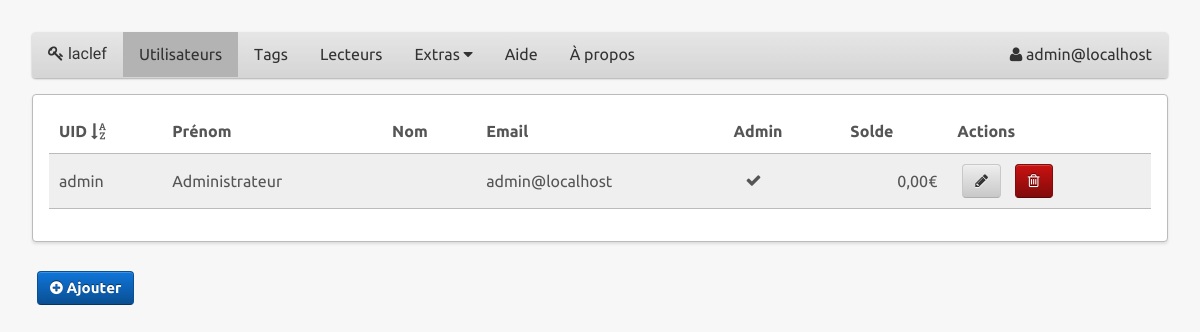
The page / (signed in) on the database its author committed.
### tables this page shows
CREATE TABLE IF NOT EXISTS `users` (
  `uid` varchar(32) NOT NULL,
  `firstname` varchar(32) DEFAULT NULL,
  `lastname` varchar(32) DEFAULT NULL,
  `email` varchar(64) DEFAULT NULL,
  `password` varchar(64) DEFAULT NULL,
  `admin` tinyint(1) NOT NULL DEFAULT '0',
  `locale` char(5) NOT NULL DEFAULT 'en_US',
  `balance` float NOT NULL,
  PRIMARY KEY (`uid`)
);

### models.php (called while the page is built, shortened)
<?php
  function open_database_connection() {
    include "settings.php";
    $link = mysqli_connect($host, $username, $password, $database);
    mysqli_query($link, "SET NAMES 'UTF8'");
    return $link;
  }
  function get_all_users()
  {
		$link = open_database_connection();
		$query = "SELECT * FROM users ORDER BY uid ASC";
		$users = array();
		if ($result = mysqli_query($link, $query)) {
			while ($row = mysqli_fetch_assoc($result)) {
				$row['tags'] = get_user_tags($row['uid']);
				$row['equipments'] = get_user_equipments($row['uid']);
				$users[] = $row;
			}
		}
    return $users;
  }
  function user_is_admin($uid) {
  		$link = open_database_connection();
  		$query = "SELECT * FROM users WHERE uid = '" . mysqli_real_escape_string($link, $uid) . "' AND admin = 1 LIMIT 1";
  		if ($result = mysqli_query($link, $query))
  			$user = mysqli_fetch_assoc($result);
    return $user;
  }
  function get_user_tags($uid) {
		$link = open_database_connection();
		$query = "SELECT uid, type FROM tags WHERE owner = '" . mysqli_real_escape_string($link, $uid) . "'";
		$tags = array();
		if ($result = mysqli_query($link, $query)) {
			while ($row = mysqli_fetch_assoc($result))
				$tags[] = $row;
			mysqli_free_result($result);
		}
    return $tags;
  }
  function get_user_equipments($uid) {
    $link = open_database_connection();
		$query = "SELECT * FROM equipments WHERE hirer = '" . mysqli_real_escape_string($link, $uid) . "'  ORDER BY name ASC";
		$equipments = array();
		if ($result = mysqli_query($link, $query)) {
			while ($row = mysqli_fetch_assoc($result))
				$equipments[] = $row;
		}
    return $equipments;
  }
?>

### templates/users.php (the view, shortened to what this page needs)
<section>
  <div class="box">
    <table class="ink-table alternating hover" data-page-size="10">
      <thead>
        <tr>
          <th class="content-left"><?php echo _('UID'); ?> <i class="icon-sort-by-alphabet"></i></th>
	    		<th class="content-left hide-small hide-medium"><?php echo _('Prénom'); ?></th>
	    		<th class="content-left hide-small hide-medium"><?php echo _('Nom'); ?></th>
	    		<th class="content-left hide-small hide-medium"><?php echo _('Email'); ?></th>
	    		<th class="content-left"><?php echo _('Admin'); ?></th>
	    		<th class="content-left hide-small hide-medium"><?php echo _('Solde'); ?></th>
	    		<th class="content-left"><?php echo _('Actions'); ?></th>
	    	</tr>
	    </thead>
			<tbody>
			  <?php foreach ($users as $user): ?>
			    <tr>
			      <td><?php echo $user['uid']; ?></td>
						<td class="hide-small hide-medium"><?php echo $user['firstname']; ?></td>
						<td class="hide-small hide-medium"><?php echo $user['lastname']; ?></td>
						<td class="hide-small hide-medium"><?php echo $user['email']; ?></td>
						<td><?php if($user['admin'] == 1) echo '<i class="icon-ok" style="margin-left:12px;"></i>'; ?></td>
						<td class="content-right hide-small hide-medium"><?php echo number_format($user['balance'], 2, ',', ' ') . '&euro;'; ?></td>
						<td>
							<a href="user?uid=<?php echo $user['uid']; ?>"><button class="ink-button"><i class="icon-pencil"></i></button></a>
							<a href="user/delete?uid=<?php echo $user['uid']; ?>"><button class="ink-button red"><i class="icon-trash"></i></button></a>
						</td>
			    </tr>
			  <?php endforeach; ?>
			</tbody>
    </table>
  </div>
</section>
<div>
  <button id="userModal" class="ink-button blue push-left"><i class="icon-plus-sign"></i> <?php echo _('Ajouter'); ?></button>
</div>
<?php $content = ob_get_clean() ?>
<?php include 'layout.php' ?>

### index.php (shortened to what this page needs)
<?php
  require_once 'models.php';
  require_once 'controllers.php';
  $uri = $_SERVER['REQUEST_URI'];
  if ('/' == $uri)
    home_action($_SESSION['uid']);
  elseif ('/login' == $uri)
    login_action();
  elseif ('/logout' == $uri)
    logout_action();
  elseif ('/signup' == $uri)
    signup_action();
  elseif ('/account' == $uri && isset($_SESSION['uid']))
    account_action($_SESSION['uid']);
  elseif ('/users' == substr($uri, 0, 6) && isset($_SESSION['uid']))
    list_users_action($_SESSION['uid']);
  elseif ('/user/delete' == substr($uri, 0, 12) && isset($_GET['uid']))
  		delete_user_action($_SESSION['uid'], $_GET['uid']);
  elseif ('/user' == substr($uri, 0, 5) && isset($_GET['uid']))
  		modify_user_action($_SESSION['uid'], $_GET['uid']);
  elseif ('/tags' == $uri && isset($_SESSION['uid']))
    list_tags_action($_SESSION['uid']);
  elseif ('/tag/delete' == substr($uri, 0, 11) && isset($_GET['uid']))
  		delete_tag_action($_SESSION['uid'], $_GET['uid']);
  elseif ('/tag' == substr($uri, 0, 4) && isset($_GET['uid']))
  		modify_tag_action($_SESSION['uid'], $_GET['uid']);
  elseif ('/readers' == $uri && isset($_SESSION['uid']))
    list_readers_action($_SESSION['uid']);
  elseif ('/reader/delete' == substr($uri, 0, 14) && isset($_GET['id']))
  		delete_reader_action($_SESSION['uid'], $_GET['id']);
  elseif ('/reader/all' == substr($uri, 0, 11) && isset($_GET['id']))
    add_all_user_to_a_reader_action($_SESSION['uid'], $_GET['id']);
  elseif ('/reader' == substr($uri, 0, 7) && isset($_GET['id']))
  		modify_reader_action($_SESSION['uid'], $_GET['id']);
  elseif ('/permission/delete' == substr($uri, 0, 18) && isset($_GET['uid']) && isset($_GET['id']))
  		delete_permission_action($_SESSION['uid'], $_GET['uid'], $_GET['id']);
  elseif ('/permission' == substr($uri, 0, 11) && isset($_GET['uid']) && isset($_GET['id']))
    modify_permission_action($_SESSION['uid'], $_GET['uid'], $_GET['id']);
  elseif ('/payments' == $uri && isset($_SESSION['uid']))
    list_payments_action($_SESSION['uid']);
  elseif ('/swipes' == $uri && isset($_SESSION['uid']))
    list_swipes_action($_SESSION['uid']);
  elseif ('/orders' == $uri && isset($_SESSION['uid']))
    list_orders_action($_SESSION['uid']);
  elseif ('/snack/delete' == substr($uri, 0, 13) && isset($_GET['id']))
  		delete_snack_action($_SESSION['uid'], $_GET['id']);
  elseif ('/snack' == substr($uri, 0, 6) && isset($_GET['id']))
    modify_snack_action($_SESSION['uid'], $_GET['id']);
  elseif ('/snacks' == $uri && isset($_SESSION['uid']))
    list_snacks_action($_SESSION['uid']);
  elseif ('/equipments/available' == substr($uri, 0, 21) && isset($_GET['id']))
    equipment_available_action($_SESSION['uid'], $_GET['id']);
  elseif ('/equipments/delete' == substr($uri, 0, 18) && isset($_GET['id']))
  		delete_equipment_action($_SESSION['uid'], $_GET['id']);
  elseif ('/equipment' == substr($uri, 0, 10) && isset($_GET['id']))
    modify_equipment_action($_SESSION['uid'], $_GET['id']);
  elseif ('/equipments' == $uri && isset($_SESSION['uid']))
    list_equipments_action($_SESSION['uid']);
  elseif ('/tag/delete' == substr($uri, 0, 11) && isset($_GET['uid']))
    delete_tag_action($_SESSION['uid'], $_GET['uid']);
  elseif ('/tag' == substr($uri, 0, 4) && isset($_GET['uid']))
  	modify_tag_action($_SESSION['uid'], $_GET['uid']);
  elseif ('/coffee' == substr($uri, 0, 7) && isset($_GET['uid']))
    coffee_order_action($_GET['uid']);
  elseif ('/soda' == substr($uri, 0, 5) && isset($_GET['uid']))
    soda_order_action($_GET['uid']);
  elseif ('/help' == $uri)
    help_action();
  elseif ('/kfet' == $uri)
    kfet_action();
  elseif ('/about' == $uri)
    about_action();
  elseif ('/dashboards' == $uri)
    dashboards_action();
  elseif ('/dashboard.json' == substr($uri, 0, 15))
    dashboard_json_action();
  elseif ('/stats.json' == substr($uri, 0, 11) && isset($_GET['uid']))
    stats_json_action($_GET['uid']);
  elseif ('/coffees.tsv' == substr($uri, 0, 12))
    coffees_tsv_action();
  elseif ('/dashboard' == substr($uri, 0, 10))
    dashboard_action();
  else
    login_action();
?>

### controllers.php (shortened to what this page needs)
<?php
  function list_users_action($uid) {
  		if(user_is_admin($uid)) {
  			$users = get_all_users();
  			require 'templates/users.php';
  		}
		else
			require 'templates/login.php';
  }
?>

### templates/layout.php (shortened to what this page needs)
<!DOCTYPE html>
<html>
  <head>
      <link rel="stylesheet" type="text/css" href="templates/ink/css/ink.css">
      <link href="templates/ink/css/font-awesome/css/font-awesome.css" rel="stylesheet">
  </head>
  <body>
  		<header<?php if(isset($dashboard_active) || isset($signup_active)) echo ' class="hide-all"'; ?>>
  			<nav class="ink-navigation ink-grid hide-small hide-medium top-space">
  				<ul class="menu horizontal rounded shadowed grey">
  					<li>
		        <a class="logoPlaceholder" href="/" title="laclef" style="font-family: 'Kreon', serif;"><i class="icon-key"></i> laclef</a>
		      </li>
		      	<?php
		      		if(isset($_SESSION['uid'])) {
		      			echo "<li";
		      			if(isset($users_active)) echo ' class="active"';
		      			echo '><a href="users">' . _('Utilisateurs') . '</a></li>';
		      		}
		      	?>
		      	<?php
		      		if(isset($_SESSION['uid'])) {
		      			echo "<li";
		      			if(isset($tags_active)) echo ' class="active"';
		      			echo '><a href="tags">' . _('Tags') . '</a></li>';
		      		}
		      	?>
		      	<?php
		      		if(isset($_SESSION['uid'])) {
		      			echo "<li";
		      			if(isset($readers_active)) echo ' class="active"';
		      			echo '><a href="readers">' . _('Lecteurs') . '</a></li>';
		      		}
		      	?>
		      	<?php
		      		if(isset($_SESSION['uid'])) {
		      			echo '<li';
		      			if(isset($extras_active)) echo ' class="active"';
		      			echo '><a href="#">' . _('Extras') . ' <i class="icon-caret-down"></i></a>';
		      			echo '<ul class="submenu">';
		      			echo '</ul></li>';
		      		}
		      	?>
		      <li<?php if(isset($help_active)) echo ' class="active"' ?>>
		        <a href="help"><?php echo _('Aide'); ?></a>
		      </li>
		      <li<?php if(isset($about_active)) echo ' class="active"' ?>>
		        <a href="about"><?php echo _('À propos'); ?></a>
		      </li>
		      <li class="push-right<?php if(isset($account_active)) echo ' active'; ?>" >
		      		<?php
		      			if(!isset($_SESSION['email']))
		      				echo '<a href="login"><span class="icon-signin"></span> ' . _('Connexion') . '</a>';
		      			else
		      				echo '<a href="account"><span class="icon-user"></span> ' . $_SESSION['email'] . '</a>';
		      		?>
		      </li>
				</ul>
			</nav>
		</header>
		<div class="ink-grid">
			<?php echo $content; ?>
		</div>
	</body>
</html>

### templates/layout.php (style rules this page uses)
body { background: #f7f7f7; }
.box { border-radius: 4px; -webkit-box-shadow: 0 2px 3px 0 #dddddd; -moz-box-shadow: 0 2px 3px 0 #dddddd; box-shadow: 0 2px 3px 0 #dddddd; border: 1px solid #BBB; background-color: #FFF; padding: 1em; margin-top: 1em; }

### rows shown on the page
users: uid "admin", firstname "Administrateur", email "admin@localhost", admin 1 (drawn), balance "0,00"

### other values the page prints
_('Utilisateurs') "Utilisateurs"
_('Tags') "Tags"
_('Lecteurs') "Lecteurs"
_('Extras') "Extras"
_('Aide') "Aide"
_('À propos') "À propos"
$_SESSION['email'] "admin@localhost"
_('UID') "UID"
_('Prénom') "Prénom"
_('Nom') "Nom"
_('Email') "Email"
_('Admin') "Admin"
_('Solde') "Solde"
_('Actions') "Actions"
_('Ajouter') "Ajouter"
